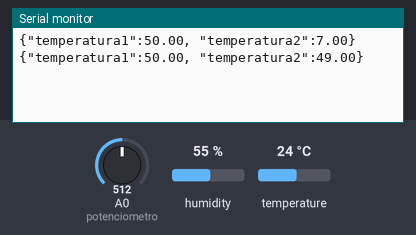
Recording of a sketch running on a simulated Arduino Uno, built with avr-gcc and run on an emulated ATmega328P. Parts: the last lines printed to the serial monitor. The inputs (shaded band) are chosen by the test bench; at power-on: A0 (potenciometro) = 512, humidity 55 %, temperature 24 °C. Random numbers use the default seed unless the sketch sets one.

Above: at 1.8 s.
1.9 s: A0 (potenciometro) set to 716
At 3.3 s:
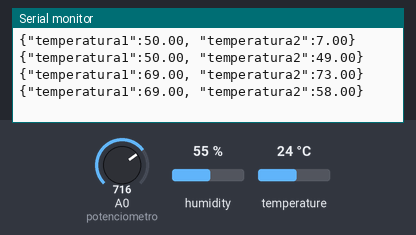
3.4 s: A0 (potenciometro) set to 900
At 4.5 s:
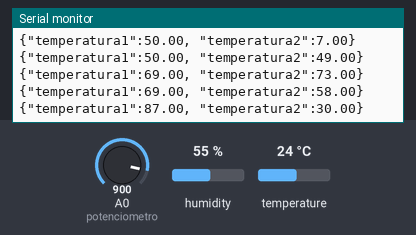
Timing chart, 0 to 6.4 s (numbered marks = the images above; inputs shaded):
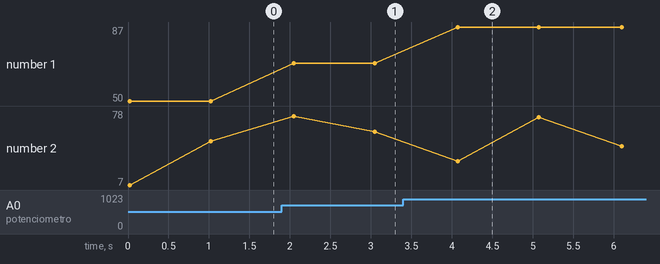

Measured:
- after the input at 1.9 s, the serial monitor: prints a new line after 0.15 s (image 1)
- after the input at 3.4 s, the serial monitor: prints a new line after 0.68 s (image 2)
- plotted number 1: 50 → 69 after the input at 1.9 s, 69 → 87 after the input at 3.4 s

The sketch:

FixNow-Hardware.ino
```cpp
#include "DHT.h"

#define DHTPIN 2

#define potenciometro A0

#define DHTTYPE DHT11
DHT dht(DHTPIN, DHTTYPE);

void setup() {
  Serial.begin(9600);
  dht.begin();
  pinMode(potenciometro, INPUT);

}

void loop() {
  float h = dht.readHumidity();
  float t = dht.readTemperature();
  float temp1 = analogRead(potenciometro);
  float temp2 = random(0, 100);
  temp1 = map(temp1, 0, 1023, 0, 100);

  Serial.print("{\"temperatura1\":");
  Serial.print(temp1);
  Serial.print(", \"temperatura2\":");
  Serial.print(temp2);
  Serial.println("}");

  delay(1000);

}
```
